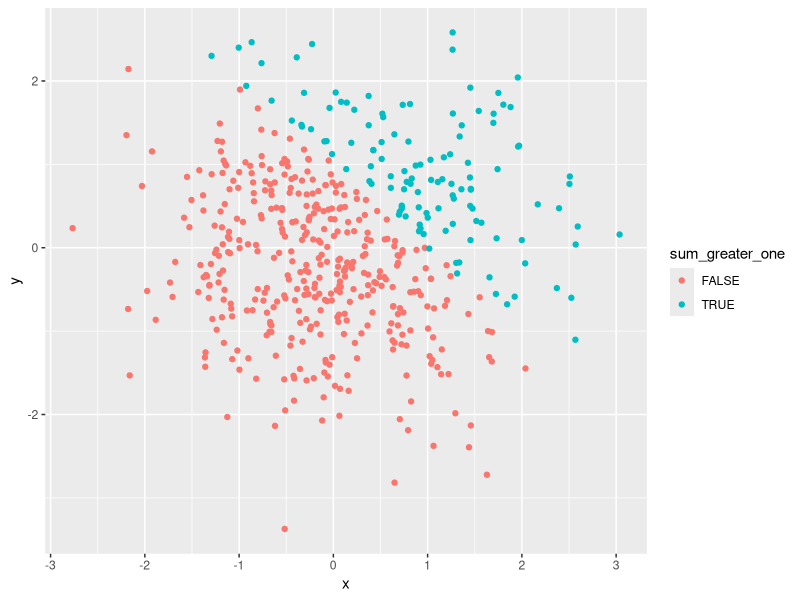
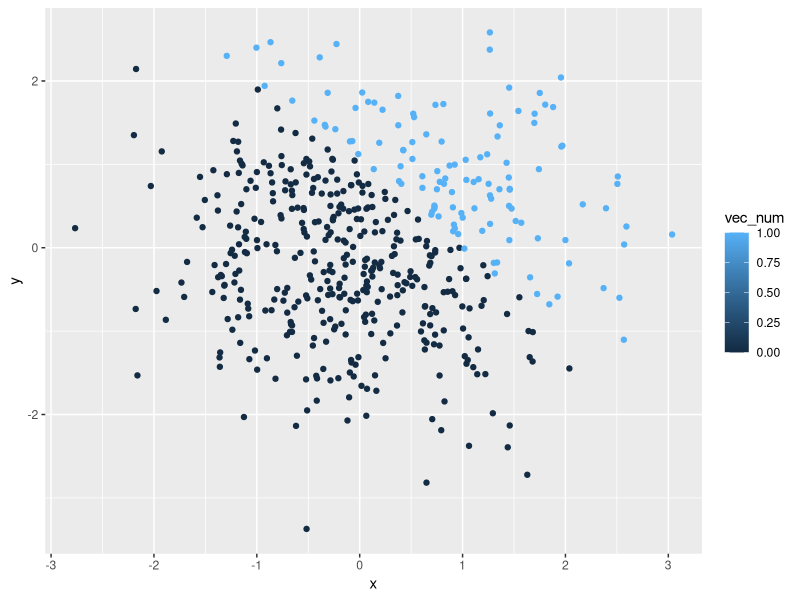
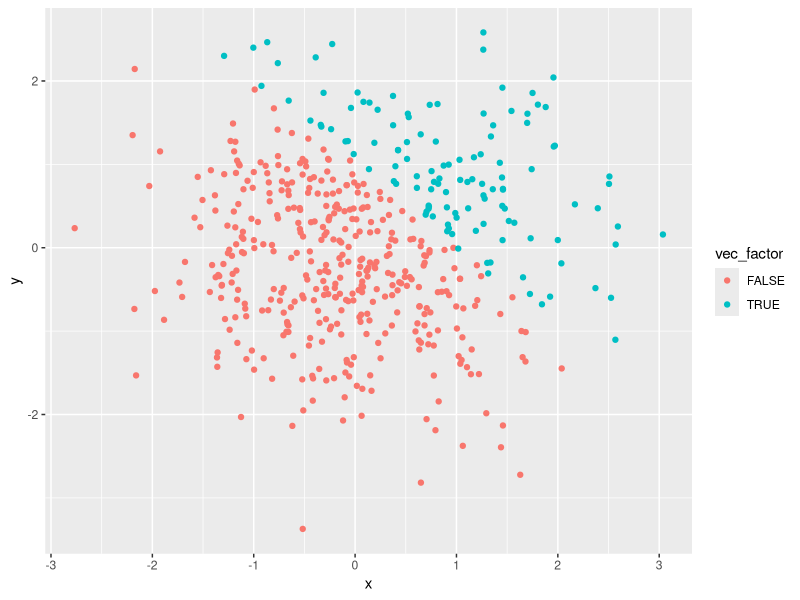
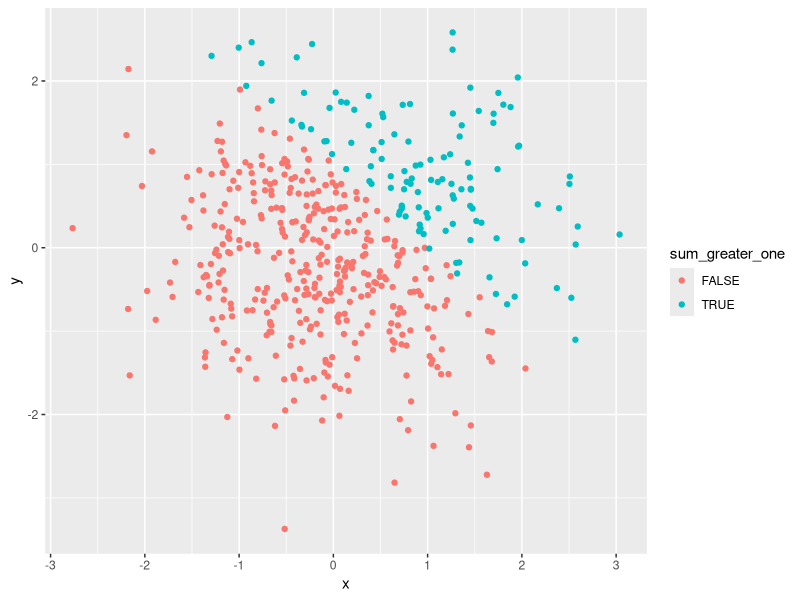

The R script that drew these images, in order:
## ---- chunk 1
library(tidyverse)
## ---- chunk 2
example_df = tibble(
  norm_samp = rnorm(8),
  norm_samp_pos = norm_samp > 0,
  vec_char = c("This", "is", "an", "assignment", "for", "data", "science", "class"),
  vec_factor = factor(c("small", "medium", "large", "small", "medium", "large", "small", "small"))
)
example_df
## ---- chunk 3
mean(pull(example_df, var=norm_samp))
mean(pull(example_df, var=norm_samp_pos))
mean(pull(example_df, var=vec_char))
mean(pull(example_df, var=vec_factor))
## ---- chunk 4
as.numeric(pull(example_df, var=norm_samp_pos))
as.numeric(pull(example_df, var=vec_char))
as.numeric(pull(example_df, var=vec_factor))
## ---- chunk 5
pull(
  example_df, var=norm_samp) * as.numeric(
  pull(example_df, var=norm_samp_pos)
  )
pull(
  example_df, var=norm_samp) * as.factor(
  pull(example_df, var=norm_samp_pos)
  )
pull(
  example_df, var=norm_samp) * as.numeric(
  as.factor(pull(example_df, var=norm_samp_pos))
  ) 
## ---- chunk 6
example2_df = tibble(
  x = rnorm(500),
  y = rnorm(500),
  sum_greater_one = x + y > 1,
  vec_num = as.numeric(sum_greater_one),
  vec_factor = as.factor(sum_greater_one)
)

example2_df
## ---- chunk 7
plot1 = ggplot(example2_df, aes(x = x, y = y, color = sum_greater_one)) + geom_point()
plot1
plot2 = ggplot(example2_df, aes(x = x, y = y, color = vec_num)) + geom_point()
plot2
plot3 = ggplot(example2_df, aes(x = x, y = y, color = vec_factor)) + geom_point()
plot3

ggsave("homework1.pdf", plot=plot1)
